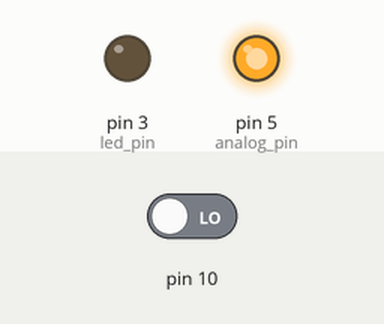
Recording of a sketch running on a simulated Arduino Uno, built with avr-gcc and run on an emulated ATmega328P. Shown: output pins drawn as LEDs (lit = HIGH). The test bench sets the inputs (shaded band); at power-on: pin 10 LOW.

Above: at 1.2 s.
1.3 s: pin 10 driven HIGH
At 1.8 s:
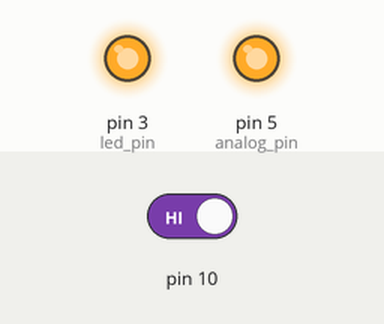
4.3 s: pin 10 driven LOW
At 5.2 s:
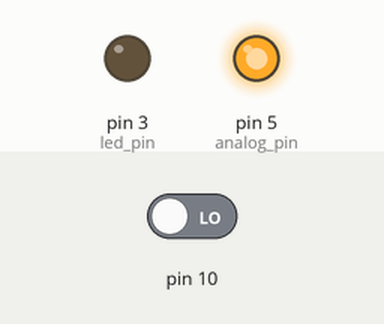
Timing chart, 0 to 7.3 s (numbered marks = the images above; inputs shaded):
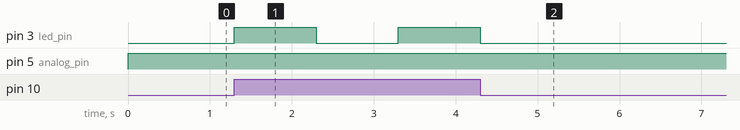

The sketch:

tuslu_led_yak.ino
```cpp
int led_pin=3;
int analog_pin=5;
void setup() {
  pinMode(3,OUTPUT);
  pinMode(5,OUTPUT);
  pinMode(10,INPUT);
}

void loop() {
  digitalWrite(analog_pin,HIGH);
  if (digitalRead(10)==HIGH)
  {digitalWrite(led_pin,HIGH);
  delay(1000);
  digitalWrite(led_pin,LOW);
  delay(1000);}
}
```

Measured:
- after the input at 1.3 s, pin 3 (led_pin): LOW → HIGH at once, → LOW 1.0 s later, → HIGH 1.0 s later
- after the input at 4.3 s, pin 3 (led_pin): goes on until 4.3 s, then stays LOW
